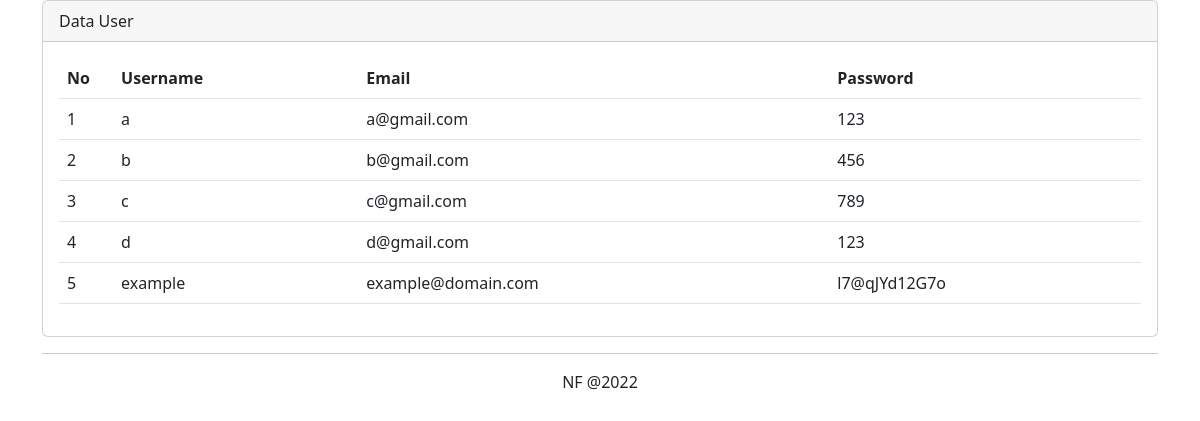
Screenshot of /mini_framework/Public/index.php with the database file from the repository.
### tables this page shows
CREATE TABLE `tb_user` (
  `id` int(11) NOT NULL,
  `username` varchar(120) NOT NULL,
  `email` varchar(120) NOT NULL,
  `password` varchar(120) NOT NULL,
  `created_at` timestamp NOT NULL DEFAULT current_timestamp(),
  `updated_at` timestamp NULL DEFAULT NULL
);

### mini_framework/App/controller/HomeController.php (called while the page is built, shortened)
<?php
class HomeController{
    public static $user;
    function __construct(){
        self::$user = new TbUser;
    }
    public function index(){
        self::$dataUser = self::$user->getAll();
        require_once __DIR__.'/../view/template/header.php';
        require_once __DIR__.'/../view/view.php';
        require_once __DIR__.'/../view/template/footer.php';
    }
}

### mini_framework/Public/index.php (called while the page is built, shortened)
<?php
Router::run();

### mini_framework/App/model/TbUser.php (called while the page is built, shortened)
<?php
class TbUser extends Database{
    public function getAll(){
        $statement = self::$conn->prepare("SELECT * FROM tb_user");
        $statement->execute();
        return $statement->fetchAll(\PDO::FETCH_OBJ);
    }
}

### mini_framework/App/view/view.php (the view, shortened to what this page needs)
<main class="container">
    <div class="card">
        <div class="card-header">Data User</div>
        <div class="card-body">
            <table class="table">
                <tr>
                    <th width='5%'>No</th>
                    <th>Username</th>
                    <th>Email</th>
                    <th>Password</th>
                </tr>
                <?php
                    $no = 1;
                    foreach(HomeController::$dataUser as $row){
                ?>
                <tr>
                    <td><?php print $no++;?></td>
                    <td><?php print $row->username;?></td>
                    <td><?php print $row->email;?></td>
                    <td><?php print $row->password;?></td>
                </tr>
                <?php
                    }
                ?>
            </table>
        </div>
    </div>
</main>

### mini_framework/App/core/Router.php (shortened to what this page needs)
<?php
class Router
{
    public static $routes = [];
    public static function addRoute($method, $path, $controller, $function, $middleware = [])
    {
        self::$routes[] = [
            'method'=> $method,
            'path'=> $path,
            'controller'=> $controller,
            'function'=> $function,
            'middleware'=> $middleware
        ];
    }
    public static function run()
    {
        $path = isset($_SERVER['PATH_INFO']) ? $_SERVER['PATH_INFO'] : '/';
        $method = $_SERVER['REQUEST_METHOD'];
        foreach(self::$routes as $route){
            $pattern  = "@^" . preg_replace('/\\\:[a-zA-Z0-9\_\-]+/','([a-zA-Z0-9\-\_]+)', preg_quote($route['path'])).'$@D';
            if(preg_match_all($pattern, $path, $variables) && $method == $route['method']){
                $function = $route['function'];
                $controller = new $route['controller'];
                if(is_object($controller) && method_exists($controller, $function)){
                    $parameters = [];
                    unset($variables[0]);
                    call_user_func_array([$controller, $function], $parameters);
                }
                else {
                    http_response_code(404);
                    echo '<h1>Not Found!</h1>';
                }
            }
        }
    }
}

### mini_framework/App/view/template/header.php (shortened to what this page needs)
<!DOCTYPE html>
<html lang="en">
<head>
    <link rel="stylesheet" href="../assets/css/bootstrap.css">
</head>

### mini_framework/App/view/template/footer.php
<footer class="footer" style="text-align: center;">
        <div class="container">
            <hr>
            <span>NF @<?php print date('Y');?></span>
        </div>
    </footer>
</body>
</html>

### rows the page displays
tb_user: username "a", email "a@gmail.com", password "123"
tb_user: username "b", email "b@gmail.com", password "456"
tb_user: username "c", email "c@gmail.com", password "789"
tb_user: username "d", email "d@gmail.com", password "123"
tb_user: username "example", email "example@domain.com", password "l7@qJYd12G7o"
